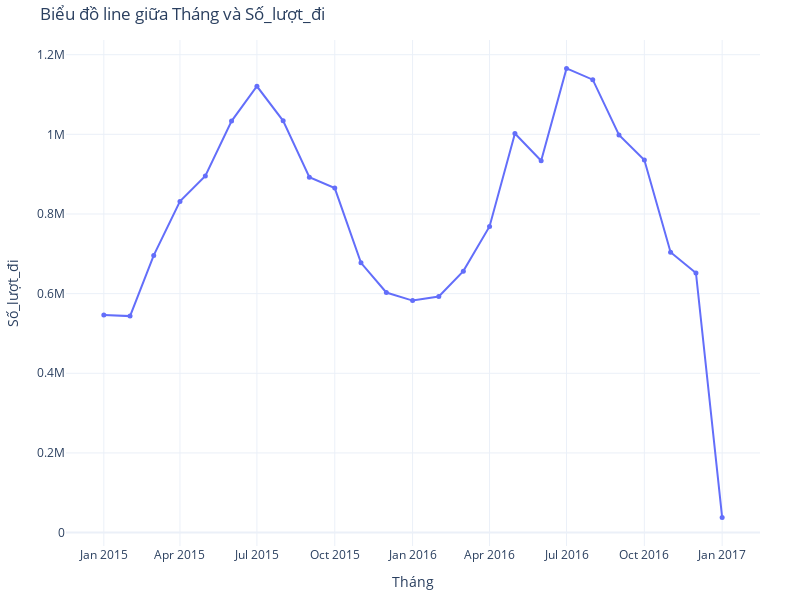

Notebook cell for this chart:
### Markdown cell above
Phân tích biểu đồ:

Xu hướng tổng quan: Nhìn chung, "Số_lượt_đi" có vẻ có tính chu kỳ rõ rệt. Bạn có thể thấy các đợt tăng và giảm lặp đi lặp lại theo thời gian.

Tính chu kỳ hàng ngày: Quan sát kỹ hơn, bạn có thể thấy các dao động lên xuống diễn ra trong khoảng thời gian ngắn hơn, có vẻ như là chu kỳ hàng ngày. Số lượt đi thường tăng lên vào một số thời điểm trong ngày và giảm xuống vào những thời điểm khác. Điều này rất có thể liên quan đến nhịp sống hàng ngày của người dân, ví dụ như đi làm, đi học, các hoạt động giải trí, v.v.

Tính chu kỳ hàng tuần: Nếu bạn nhìn vào các mẫu lặp lại trong khoảng thời gian dài hơn (ví dụ như một tuần), bạn có thể nhận thấy sự khác biệt giữa các ngày trong tuần và cuối tuần. Rất có thể số lượt đi vào các ngày cuối tuần sẽ có xu hướng khác so với các ngày trong tuần. Để thấy rõ điều này hơn, có thể cần xem xét biểu đồ trong khoảng thời gian đủ dài (vài tuần hoặc vài tháng).

Các đỉnh và đáy:

Đỉnh nhọn: Bạn có thể thấy một vài đỉnh nhọn và cao bất thường, ví dụ như đỉnh gần cuối tháng 5 hoặc đầu tháng 6 năm 2015 (dựa vào chú thích khi di chuột). Những đỉnh này có thể tương ứng với các sự kiện đặc biệt, ngày lễ, thời tiết đặc biệt thuận lợi, hoặc các yếu tố bất thường khác thu hút lượng lớn người di chuyển.
Đáy: Tương tự, bạn cũng có thể thấy các khoảng thời gian số lượt đi xuống thấp, có thể liên quan đến thời tiết xấu, các ngày nghỉ lễ dài, hoặc các yếu tố khác làm giảm nhu cầu di chuyển.
Xu hướng dài hạn (nếu có): Để xác định xem có xu hướng tăng hoặc giảm dài hạn trong số lượt đi hay không, chúng ta cần quan sát biểu đồ trong một khoảng thời gian rất dài (ví dụ như vài năm). Với khoảng thời gian được hiển thị ở đây (có vẻ như khoảng vài tháng), việc xác định xu hướng dài hạn là khó khăn hơn.

Sự ổn định theo thời gian: Quan sát xem biên độ dao động của số lượt đi có thay đổi theo thời gian hay không. Ví dụ, có giai đoạn nào số lượt đi biến động mạnh hơn hay ổn định hơn không?

Để phân tích sâu hơn, chúng ta có thể:

Xem xét biểu đồ trong các khoảng thời gian khác nhau: Phóng to vào một tuần cụ thể để thấy rõ chu kỳ hàng ngày, hoặc thu nhỏ để xem xét xu hướng hàng tháng hoặc dài hạn hơn.
Thêm thông tin về các ngày lễ hoặc sự kiện đặc biệt: Đối chiếu các đỉnh và đáy bất thường với lịch các ngày lễ hoặc các sự kiện lớn có thể giúp giải thích nguyên nhân của những biến động này.
Phân tích thống kê chuỗi thời gian: Sử dụng các phương pháp phân tích chuỗi thời gian để phân tách các thành phần xu hướng, mùa vụ và dư.
Tóm tắt ý nghĩa ban đầu:

Biểu đồ cho thấy "Số_lượt_đi" chịu ảnh hưởng mạnh mẽ bởi yếu tố thời gian, với các chu kỳ hàng ngày và có thể cả hàng tuần. Các sự kiện bất thường cũng có thể gây ra những biến động lớn trong số lượt đi. Để hiểu rõ hơn về các yếu tố ảnh hưởng và dự đoán số lượt đi trong tương lai, cần phân tích kỹ hơn các chu kỳ và các yếu tố bên ngoài.

### Code cell
#Thay đổi trong Số lượt đi xe đạp theo năm và tháng
import plotly.express as px

def create_box_pline(feature, x_feature, y_feature):
    fig = px.line(feature, x=x_feature, y=y_feature,
                 title=f'Biểu đồ line giữa {x_feature} và {y_feature}',
                 labels={x_feature: x_feature, y_feature: y_feature},
                 markers=True,
                 template='plotly_white')
    fig.update_traces(marker=dict(size=5))

    fig.update_layout(
        title=f'Biểu đồ line giữa {x_feature} và {y_feature}',
        xaxis_title=x_feature,
        yaxis_title=y_feature,
        hovermode='closest',
        margin=dict(l=40, r=40, t=40, b=40),
        height=600,
        width=800
    )
    fig.show()
# Call the function to create the scatter plot
x_feature = 'Tháng'
y_feature = 'Số_lượt_đi'

df['Tháng'] = df['Thời_gian'].dt.to_period('M')
feature = df.groupby(x_feature)[y_feature].sum().reset_index()
feature['Tháng'] = feature['Tháng'].astype(str)

create_box_pline(feature, x_feature, y_feature)

### Figure 1 — Plotly figure (JSON) as saved in the notebook; plotly's stock layout.template omitted (floating-point values rounded to 4 significant figures)
{"data": [{"hovertemplate": "Tháng=%{x}<br>Số_lượt_đi=%{y}<extra></extra>", "legendgroup": "", "line": {"color": "#636efa", "dash": "solid"}, "marker": {"size": 5, "symbol": "circle"}, "mode": "lines+markers", "name": "", "orientation": "v", "showlegend": false, "type": "scatter", "x": ["2015-01", "2015-02", "2015-03", "2015-04", "2015-05", "2015-06", "2015-07", "2015-08", "2015-09", "2015-10", "2015-11", "2015-12", "2016-01", "2016-02", "2016-03", "2016-04", "2016-05", "2016-06", "2016-07", "2016-08", "2016-09", "2016-10", "2016-11", "2016-12", "2017-01"], "xaxis": "x", "y": [546639, 543594, 695934, 831582, 895413, 1033252, 1120687, 1033951, 892478, 865046, 677332, 602838, 582518, 592910, 656527, 768845, 1001935, 933878, 1165527, 1137314, 998619, 935706, 703859, 651908, 37680], "yaxis": "y"}], "layout": {"height": 600, "hovermode": "closest", "legend": {"tracegroupgap": 0}, "margin": {"b": 40, "l": 40, "r": 40, "t": 40}, "title": {"text": "Biểu đồ line giữa Tháng và Số_lượt_đi"}, "width": 800, "xaxis": {"anchor": "y", "domain": [0, 1], "title": {"text": "Tháng"}}, "yaxis": {"anchor": "x", "domain": [0, 1], "title": {"text": "Số_lượt_đi"}}}}
